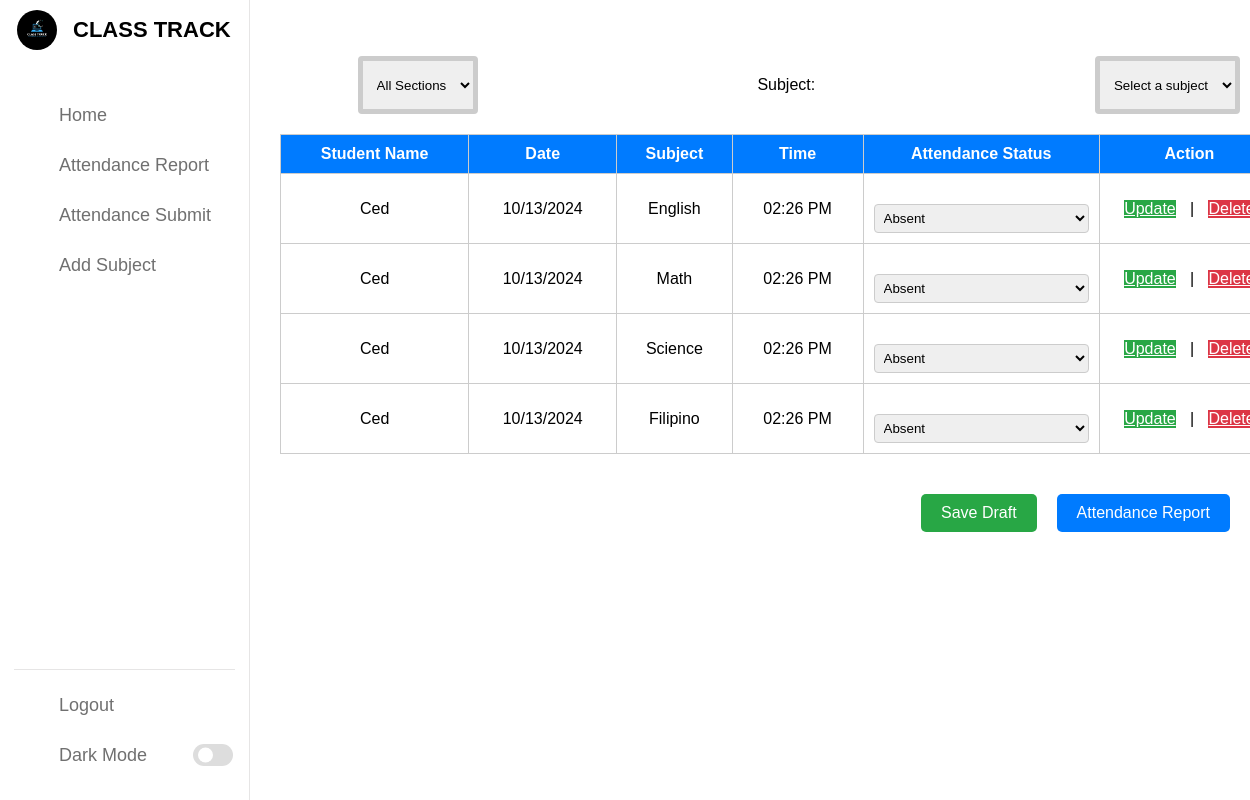
/studentdata.php, run on the app's committed database.
### tables this page shows
CREATE TABLE `attendance` (
  `id` int(11) NOT NULL AUTO_INCREMENT,
  `student_id` int(11) DEFAULT NULL,
  `date` date DEFAULT NULL,
  `subject_id` int(11) DEFAULT NULL,
  `time` time DEFAULT NULL,
  `attendance_status` enum('Present','Absent','Late') DEFAULT NULL,
  `section` varchar(50) DEFAULT NULL,
  PRIMARY KEY (`id`),
  KEY `student_id` (`student_id`),
  KEY `subject_id` (`subject_id`),
  KEY `section` (`section`),
  CONSTRAINT `attendance_ibfk_1` FOREIGN KEY (`student_id`) REFERENCES `students` (`id`),
  CONSTRAINT `attendance_ibfk_2` FOREIGN KEY (`subject_id`) REFERENCES `subjects` (`id`),
  CONSTRAINT `attendance_ibfk_3` FOREIGN KEY (`section`) REFERENCES `students` (`section`) ON DELETE CASCADE ON UPDATE CASCADE
);

CREATE TABLE `students` (
  `id` int(11) NOT NULL AUTO_INCREMENT,
  `student_name` varchar(100) DEFAULT NULL,
  `section` varchar(50) DEFAULT NULL,
  `guardian_email` varchar(100) DEFAULT NULL,
  `guardian_phone` varchar(15) DEFAULT NULL,
  PRIMARY KEY (`id`),
  KEY `section` (`section`)
);

CREATE TABLE `subjects` (
  `id` int(11) NOT NULL AUTO_INCREMENT,
  `subject_name` varchar(100) DEFAULT NULL,
  PRIMARY KEY (`id`)
);

### studentdata.php (the view, shortened to what this page needs)
<?php
require_once("dbConnection.php");
$selected_section = isset($_POST['section']) ? $_POST['section'] : '';
$selected_subject = isset($_POST['subject']) ? $_POST['subject'] : '';
$query = "
    SELECT s.id AS student_id, s.student_name, a.date, sub.id AS subject_id, sub.subject_name AS subject, a.time, a.attendance_status
    FROM students s
    LEFT JOIN attendance a ON s.id = a.student_id
    LEFT JOIN subjects sub ON a.subject_id = sub.id
";
echo "Selected Subject: " . $selected_subject . "<br>";
$query .= " ORDER BY s.id DESC";
$stmt = mysqli_prepare($conn, $query);
if (!mysqli_stmt_execute($stmt)) {
    echo "Execution Error: " . mysqli_error($conn);
}
$result = mysqli_stmt_get_result($stmt);
$output = '';
if (mysqli_num_rows($result) == 0) {
echo "Selected Section: " . htmlspecialchars($selected_section) . "<br>";
echo "Selected Subject: " . htmlspecialchars($selected_subject) . "<br>";
    $output = "<tr><td colspan='6'>No students found for the selected filters.</td></tr>";
} else {
    while ($row = mysqli_fetch_assoc($result)) {
        $formattedTime = !empty($row['time']) ? date('H:i:s', strtotime($row['time'])) : '';
        $output .= "<tr>";
        $output .= "<td>" . htmlspecialchars($row['student_name']) . "</td>";
        $output .= "<td class='date'>" . htmlspecialchars($row['date']) . "</td>";
        if (!empty($row['subject_id'])) {
            $output .= "<td class='subject' data-subject-id='" . htmlspecialchars($row['subject_id']) . "'>" . htmlspecialchars($row['subject']) . "</td>";
        } else {
            $output .= "<td class='subject'>No subject assigned</td>";
        }
        $output .= "<td class='time'>" . htmlspecialchars($formattedTime) . "</td>";
        $output .= "<td>
                        <select class='attendance-status' data-student-id='" . $row['student_id'] . "'>
                            <option value=''>Select</option>
                            <option value='Present' " . ($row['attendance_status'] == 'Present' ? 'selected' : '') . ">Present</option>
                            <option value='Absent' " . ($row['attendance_status'] == 'Absent' ? 'selected' : '') . ">Absent</option>
                            <option value='Late' " . ($row['attendance_status'] == 'Late' ? 'selected' : '') . ">Late</option>
                        </select>
                    </td>";
        $output .= "<td>
                        <div class='btn-container'>
                            <a class='update-btn' href='updatestudent.php?id=" . $row['student_id'] . "'>Update</a> |
                            <a class='delete-btn' href='delete.php?id=" . $row['student_id'] . "' onClick=\"return confirm('Are you sure you want to delete?')\">Delete</a>
                        </div>
                    </td>";
        $output .= "</tr>";
    }
}
?>
<!DOCTYPE html>
<html lang="en">
<head>
    <link rel="stylesheet" href="css/studentdata.css">
    <link rel="stylesheet" href="https://unicons.iconscout.com/release/v4.0.0/css/line.css">
</head>
<body>
<nav>
<div class="logo-name">
            <div class="logo-image">
               <img src="image/classtrack.png" alt="">
            </div>
            <span class="logo_name">CLASS TRACK</span>
        </div>
        <div class="menu-items">
            <ul class="nav-links">
                <li><a href="home.php">
                    <i class="uil uil-estate"></i>
                    <span class="link-name">Home</span>
                </a></li>
                <li><a href="attendancereport.php">
                    <i class="uil uil-clipboard"></i>
                    <span class="link-name">Attendance Report</span>
                </a></li>
                <li><a href="savedraft.php">
                <i class="uil uil-check-circle"></i>
                    <span class="link-name">Attendance Submit</span>
                </a></li>
                <li><a href="subject.php">
                <i class="uil uil-subject"></i>
                    <span class="link-name">Add Subject</span>
                </a></li>
            </ul>
            <ul class="logout-mode">
                <li><a href="login.php">
                    <i class="uil uil-signout"></i>
                    <span class="link-name">Logout</span>
                </a></li>
                <li class="mode">
                    <a href="#">
                        <i class="uil uil-moon"></i>
                    <span class="link-name">Dark Mode</span>
                </a>
                <div class="mode-toggle">
                  <span class="switch"></span>
                </div>
            </li>
            </ul>
        </div>
    </nav>
<section class="dashboard">
    <div class="container">
        <form method="POST" id="filters-form" class="controls">
            <label for="section">Section:</label>
            <select name="section" id="section">
                <option value="">All Sections</option>
            </select>
            <label for="subject">Subject:</label>
<select name="subject" id="subject-select">
    <option value="">Select a subject</option>
</select>
        </form>
        <table>
            <thead>
                <tr>
                    <th>Student Name</th>
                    <th>Date</th>
                    <th>Subject</th>
                    <th>Time</th>
                    <th>Attendance Status</th>
                    <th>Action</th>
                </tr>
            </thead>
            <tbody id="student-table-body">
                <?= $output ?>
            </tbody>
        </table>
        <div class="actions-container">
            <button class="save-draft" onclick="window.location.href='savedraft.php';">Save Draft</button>
            <form method="POST" action="attendancereport.php">
                <button type="submit" class="attendance-report">Attendance Report</button>
            </form>
        </div>
    </div>
</section>
</body>
</html>

### css/studentdata.css (style rules this page uses)
.controls, .actions { display: flex; justify-content: space-between; margin-bottom: 20px; }
label, select, button { padding: 20px; margin-top: 20px; margin-right: 10px; }
select, button { padding: 10px; border: 5px solid #ccc; border-radius: 4px; }
button { padding: 10px 20px; background-color: var(--primary-color); color: white; border: none; cursor: pointer; border-radius: 5px; margin-right: 10px; transition: background-color 0.3s ease; }
table { width: 80%; left: 280px; border-collapse: collapse; margin-bottom: 20px; margin-top: 20px; }
table, th, td { margin-left: 280px; border: 1px solid #ccc; padding: 10px; text-align: center; }
th { background-color: #007bff; color: white; }
td select { width: 100%; padding: 5px; border: 1px solid #ccc; border-radius: 4px; }
td .btn-container { display: flex; justify-content: space-evenly; }
td .btn-container .update-btn { background-color: #28a745; color: white; }
td .btn-container .delete-btn { background-color: #dc3545; color: white; }
.actions-container { margin-top: 20px; margin-right: 10px; display: flex; justify-content: flex-end; gap: 10px; }
.save-draft, .attendance-report { padding: 10px 20px; background-color: #28a745; color: white; border: none; cursor: pointer; border-radius: 5px; font-size: 16px; text-align: center; }
.attendance-report { background-color: #007bff; }
* { margin: 0; padding: 0; box-sizing: border-box; font-family: 'Poppins', sans-serif; }
:root { --primary-color: #0E4BF1; --panel-color: #FFF; --text-color: #000; --black-light-color: #707070; --border-color: #e6e5e5; --toggle-color: #DDD; --box1-color: #4DA3FF; --box2-color: #FFE6AC; --box3-color: #E7D1FC; --title-icon-color: #fff; --tran-05: all 0.5s ease; --tran-03: all 0.3s ease; --tran-03: all 0.2s ease; }
nav { position: fixed; top: 0; left: 0; height: 100%; width: 250px; padding: 10px 14px; background-color: var(--panel-color); border-right: 1px solid var(--border-color); transition: var(--tran-05); }
nav .logo-name { display: flex; align-items: center; }
nav .logo-image { display: flex; justify-content: center; min-width: 45px; }
nav .logo-image img { width: 40px; object-fit: cover; border-radius: 50%; }
nav .logo-name .logo_name { font-size: 22px; font-weight: 600; color: var(--text-color); margin-left: 14px; transition: var(--tran-05); }
nav .menu-items { margin-top: 40px; height: calc(100% - 90px); display: flex; flex-direction: column; justify-content: space-between; }
.menu-items li { list-style: none; }
.menu-items li a { display: flex; align-items: center; height: 50px; text-decoration: none; position: relative; }
.menu-items li a i { font-size: 24px; min-width: 45px; height: 100%; display: flex; align-items: center; justify-content: center; color: var(--black-light-color); }
.menu-items li a .link-name { font-size: 18px; font-weight: 400; color: var(--black-light-color); transition: var(--tran-05); }
.menu-items .logout-mode { padding-top: 10px; border-top: 1px solid var(--border-color); }
.menu-items .mode { display: flex; align-items: center; white-space: nowrap; }
.menu-items .mode-toggle { position: absolute; right: 14px; height: 50px; min-width: 45px; display: flex; align-items: center; justify-content: center; cursor: pointer; }
.mode-toggle .switch { position: relative; display: inline-block; height: 22px; width: 40px; border-radius: 25px; background-color: var(--toggle-color); }
.switch:before { content: ""; position: absolute; left: 5px; top: 50%; transform: translateY(-50%); height: 15px; width: 15px; background-color: var(--panel-color); border-radius: 50%; transition: var(--tran-03); }

### data on the page
attendance: student.student_name "Ced", subject.subject_name "English", attendance_status+student "Absent"
attendance: student.student_name "Ced", subject.subject_name "Math", attendance_status+student "Absent"
attendance: student.student_name "Ced", subject.subject_name "Science", attendance_status+student "Absent"
attendance: student.student_name "Ced", subject.subject_name "Filipino", attendance_status+student "Absent"
